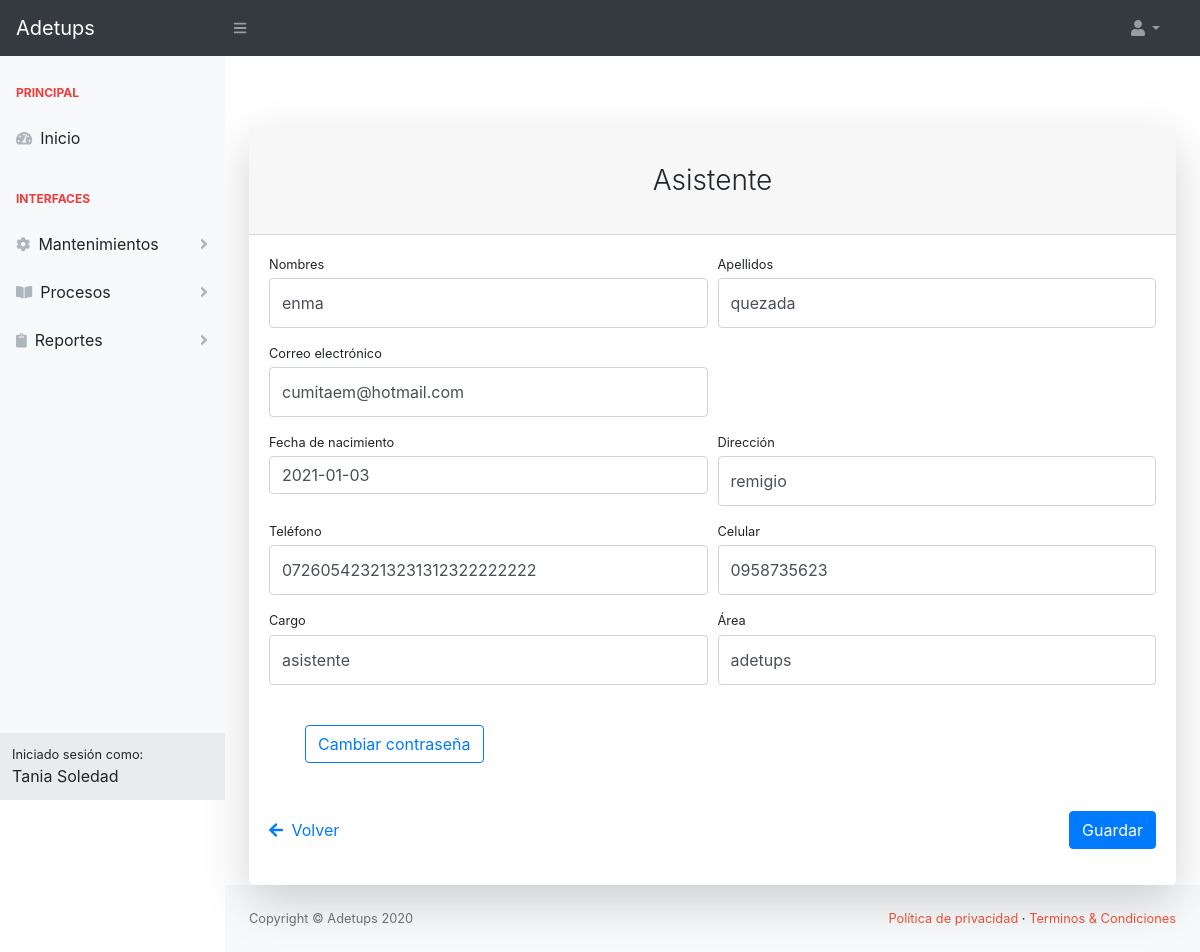
The page /sistema/asistenteupdate/10/ (signed in) on the database its author committed.
### sistema/models.py (models this page shows, shortened)
class Usuario(AbstractBaseUser, PermissionsMixin):
    foto = models.ImageField(upload_to='img_perfil', null=True, blank=True, default='img_perfil/default-avatar.jpg')
    nombres = models.CharField(max_length=50, null=True, blank=True)
    date_joined = models.DateTimeField(default=timezone.now, null=True, blank=True)
    apellidos = models.CharField(max_length=50, null=True, blank=True)
    username = models.CharField(max_length=50, null=True, blank=True, unique=True)
    email = models.EmailField(unique=True, null=True, blank=True)
    fecha_nacimiento = models.DateField(null=True, blank=True)
    is_active = models.BooleanField(default=True, null=True, blank=True)
    is_staff = models.BooleanField(default=False, null=True, blank=True)
    tipo = models.CharField(max_length=20, null=True, blank=True)
    USERNAME_FIELD = 'username'
    objects = PersonalizadoBaseUserManager()

class Socio(models.Model):
    usuario = models.ForeignKey(Usuario, on_delete=models.CASCADE)
    direccion = models.CharField(max_length=80, null=True, blank=True)  # Field name made lowercase.
    telefono = models.CharField(max_length=15, null=True, blank=True)  # Field name made lowercase.
    celular = models.CharField(max_length=10, null=True, blank=True)  # Field name made lowercase.
    cargo = models.CharField(max_length=20, null=True, blank=True)  # Field name made lowercase.
    area = models.CharField(max_length=20, null=True, blank=True)  # Field name made lowercase.
    fecha_ingreso = models.DateField(blank=True, null=True)  # Field name made lowercase.
    is_garante = models.BooleanField(default=False, null=True, blank=True)
    rubros = models.ManyToManyField(RubroSocio, blank=True, null=True)

### sistema/views.py (the view, shortened to what this page needs)
# urls.py: path('asistenteupdate/<int:pk>/', AsistenteUpdate.as_view(), name='asistenteupdate'),
class AsistenteUpdate(LoginRequiredMixin, UpdateView):
    model = Usuario
    fields = ['nombres', 'apellidos', 'email', 'fecha_nacimiento']
    template_name = 'sistema/asistente_form.html'
    def get_context_data(self, **kwargs):
        context = super().get_context_data(**kwargs)
        context['socio'] = Socio.objects.get(usuario_id=self.object.id)
        return context

### sistema/templates/sistema/asistente_form.html (shortened to what this page needs)
<{% extends 'sistema/index.html' %}
{% block content %}
    <div class="card shadow-lg border-0 rounded-lg mt-5">
        <div class="card-header"><h3 class="text-center font-weight-light my-4">Asistente</h3></div>
        <div class="card-body">
            <form method="post" id="formularioId">
                <div class="form-row">
                    <div class="col-md-6">
                        <div class="form-group">
                            <label class="small mb-1" for="nombresId">Nombres</label>
                            <input class="form-control py-4" id="nombresId" name="nombres" type="text"
                                   placeholder="Ingrese los nombres" value="{{ usuario.nombres }}" required/>
                        </div>
                    </div>
                    <div class="col-md-6">
                        <div class="form-group">
                            <label class="small mb-1" for="apellidosId">Apellidos</label>
                            <input class="form-control py-4" id="apellidosId" name="apellidos" type="text"
                                   placeholder="Ingrese los apellidos" value="{{ usuario.apellidos }}" required/>
                        </div>
                    </div>
                </div>
                <div class="form-row">
                    <div class="col-md-6">
                        <div class="form-group">
                            <label class="small mb-1" for="emailId">Correo electrónico</label>
                            <input class="form-control py-4" id="emailId" name="email" type="email"
                                   placeholder="Ingrese el correo electrónico" value="{{ usuario.email }}" required/>
                        </div>
                    </div>
                </div>
                <div class="form-row">
                    <div class="col-md-6">
                        <div class="form-group">
                            <label class="small mb-1" for="fecha_nacimientoId">Fecha de nacimiento</label>
                            <input pattern="(?:19|20)(?:(?:[13579][26]|[02468][048])-(?:(?:0[1-9]|1[0-2])-(?:0[1-9]|1[0-9]|2[0-9])|(?:(?!02)(?:0[1-9]|1[0-2])-(?:30))|(?:(?:0[13578]|1[02])-31))|(?:[0-9]{2}-(?:0[1-9]|1[0-2])-(?:0[1-9]|1[0-9]|2[0-8])|(?:(?!02)(?:0[1-9]|1[0-2])-(?:29|30))|(?:(?:0[13578]|1[02])-31)))"
                                   class="form-control form-control-user" name="fecha_nacimiento"
                                   id="fecha_nacimientoId" value="{{ usuario.fecha_nacimiento }}"
                                   placeholder="aaaa-mm-dd" autocomplete="off"
                                   required/>
                        </div>
                    </div>
                    <div class="col-md-6">
                        <div class="form-group">
                            <label class="small mb-1" for="direccionId">Dirección</label>
                            <input class="form-control py-4" id="direccionId" name="direccion" type="text"
                                   placeholder="Ingrese la dirección" value="{{ socio.direccion }}" required/>
                        </div>
                    </div>
                </div>
                <div class="form-row">
                    <div class="col-md-6">
                        <div class="form-group">
                            <label class="small mb-1" for="telefonoId">Teléfono</label>
                            <input class="form-control py-4" id="telefonoId" name="telefono" type="tel"
                                   placeholder="Ingrese el teléfono" value="{{ socio.telefono }}"
                                   onkeypress="return soloNumeros(event)" required/>
                        </div>
                    </div>
                    <div class="col-md-6">
                        <div class="form-group">
                            <label class="small mb-1" for="celularId">Celular</label>
                            <input class="form-control py-4" id="celularId" name="celular" type="tel"
                                   placeholder="Ingrese el celular" value="{{ socio.celular }}"
                                   onkeypress="return soloNumeros(event)" maxlength="10" minlength="10" required/>
                        </div>
                    </div>
                </div>
                <div class="form-row">
                    <div class="col-md-6">
                        <div class="form-group">
                            <label class="small mb-1" for="cargoId">Cargo</label>
                            <input class="form-control py-4" id="cargoId" name="cargo" type="text"
                                   placeholder="Ingrese el cargo" value="{{ socio.cargo }}" required/>
                        </div>
                    </div>
                    <div class="col-md-6">
                        <div class="form-group">
                            <label class="small mb-1" for="areaId">Área</label>
                            <input class="form-control py-4" id="areaId" name="area" type="text"
                                   placeholder="Ingrese el area" value="{{ socio.area }}" required/>
                        </div>
                    </div>
                </div>
                {% if usuario.password is null %}
                    <div class="form-row">
                        <div class="col-md-6">
                            <div class="form-group">
                                <label class="small mb-1" for="passwordId">Contraseña</label>
                                <input class="form-control py-4" id="passwordId" name="password" type="password"
                                       placeholder="Ingrese la contraseña" required/>
                            </div>
                        </div>
                        <div class="col-md-6">
                            <div class="form-group">
                                <label class="small mb-1" for="password2Id">Confirme la ontraseña</label>
                                <input class="form-control py-4" id="password2Id" name="password2" type="password"
                                       placeholder="Ingrese la confirmación de contraseña"
                                       required/>
                            </div>
                        </div>
                    </div>
                {% else %}
                    <div class="col-md-6">
                        <div class="form-group">
                            <button type="button" class="btn btn-outline-primary m-4" data-toggle="modal"
                                    data-target="#exampleModal">Cambiar contraseña
                            </button>
                        </div>
                    </div>
                {% endif %}
                <div class="form-group d-flex align-items-center justify-content-between mt-4 mb-0">
                    <a href="{% url 'sistema:home' %}">
                        Volver
                    </a>
                    <button type="submit" class="btn btn-primary">Guardar</button>
                </div>
            </form>
        </div>
    </div>
{% endblock %}

### sistema/templates/sistema/base.html (shortened to what this page needs)
{% load static %}
<!DOCTYPE html>
<html lang="en">
<head>
    {% block css %}
        <link href="{% static 'css/styles.css' %}" rel="stylesheet"/>
        <link href="https://cdn.datatables.net/1.10.20/css/dataTables.bootstrap4.min.css" rel="stylesheet"
/>
        <link rel="stylesheet"
              href="https://cdn.jsdelivr.net/npm/bootstrap-select@1.13.14/dist/css/bootstrap-select.min.css">
        <link href="{% static 'css/datepicker.css' %}" rel="stylesheet">
        <link rel="stylesheet" href="https://cdn.datatables.net/buttons/1.6.5/css/buttons.dataTables.min.css">
    {% endblock %}
</head>
<body class="sb-nav-fixed">
<nav class="sb-topnav navbar navbar-expand navbar-dark bg-dark">
    <a class="navbar-brand">Adetups</a>
    <button class="btn btn-link btn-sm order-1 order-lg-0" id="sidebarToggle" href="#"><i class="fas fa-bars"></i>
    </button>
    <ul class="navbar-nav d-none d-md-inline-block form-inline ml-auto mr-0 mr-md-3 my-2 my-md-0">
        <li class="nav-item dropdown">
            <a class="nav-link dropdown-toggle" id="userDropdown" href="#" role="button" data-toggle="dropdown"
               aria-haspopup="true" aria-expanded="false"><i class="fas fa-user fa-fw"></i></a>
        </li>
    </ul>
</nav>
<div id="layoutSidenav">
    <div id="layoutSidenav_nav">
        <nav class="sb-sidenav accordion sb-sidenav-light" id="sidenavAccordion">
            <div class="sb-sidenav-menu">
                <div class="nav">
                    {% block navbar %}
                    {% endblock %}
                </div>
            </div>
            <div class="sb-sidenav-footer">
                <div class="small">Iniciado sesión como:</div>
                {{ request.user.nombres }}
            </div>
        </nav>
    </div>
    <div id="layoutSidenav_content">
        <main>
            <div class="container-fluid">
                {% block content %}
                {% endblock %}
            </div>
        </main>
        <footer class="py-4 bg-light mt-auto">
            <div class="container-fluid">
                <div class="d-flex align-items-center justify-content-between small">
                    <div class="text-muted">Copyright &copy; Adetups 2020</div>
                    <div>
                        <a href="#" class="text-adetups">Política de privacidad</a>
                        &middot;
                        <a href="#" class="text-adetups">Terminos &amp; Condiciones</a>
                    </div>
                </div>
            </div>
        </footer>
    </div>
</div>
</body>
</html>

### rows shown on the page
Usuario: user.nombres "Tania Soledad"
Usuario: nombres "enma", apellidos "quezada", email "cumitaem@hotmail.com", fecha_nacimiento "2021-01-03"
Socio: direccion "remigio", telefono "072605423213231312322222222", celular "0958735623", cargo "asistente", area "adetups"
